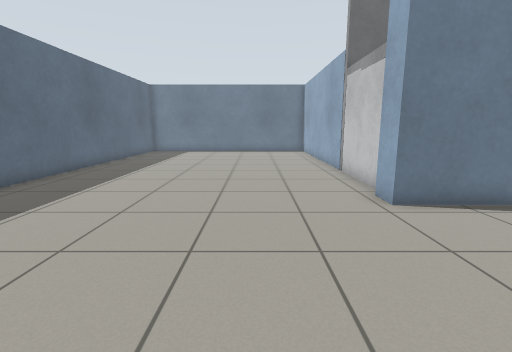
[1] (above)

16 first-person views from a walk through a robot-simulator world made for Gazebo. The camera is 0.94 m above the floor, tilts 10° down and sees 85° across. The floor is counted in squares, 0.5 m on a side. Each view is taken from the middle of a square. On the plan, view 1 faces up. The plan holds only what a view shows up to about 16 squares ahead; the rest is blank. The place goes on beyond the plan. Surface patterns are stand-ins for the level's own textures.

[2]
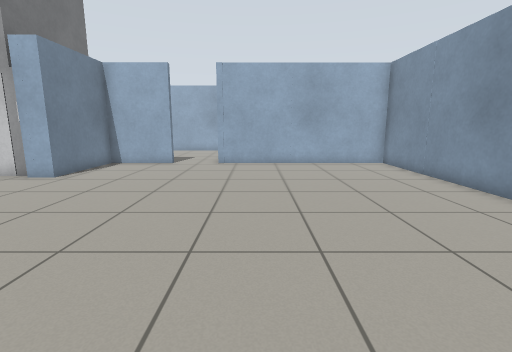

[3]
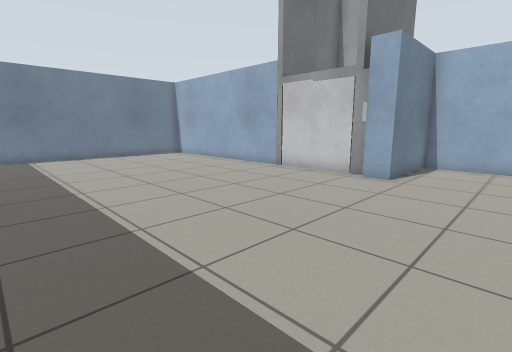

[4]
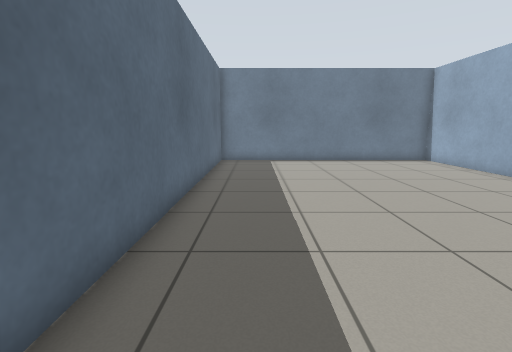

[5]
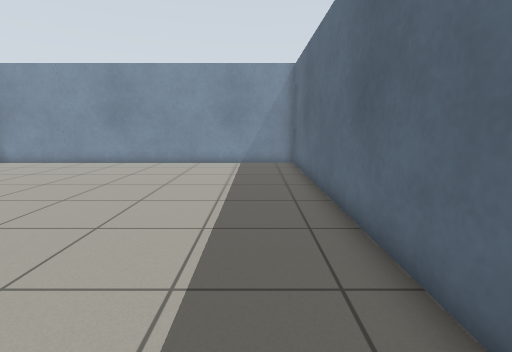

[6]
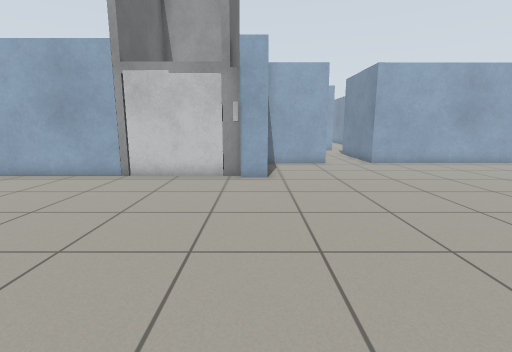

[7]
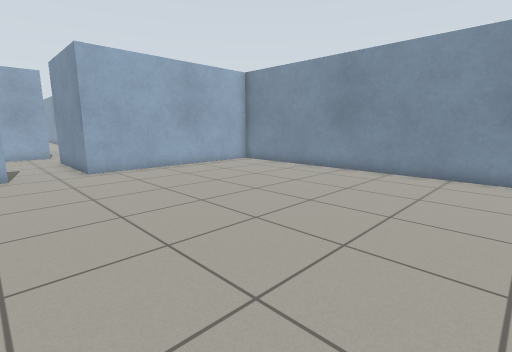

[8]
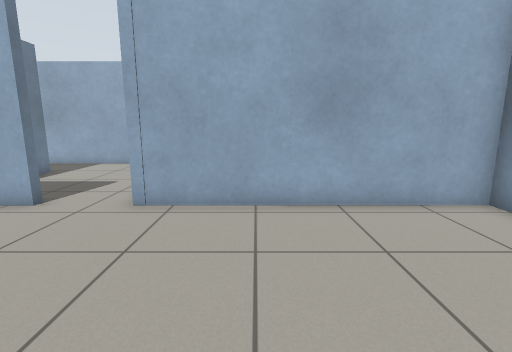

[9]
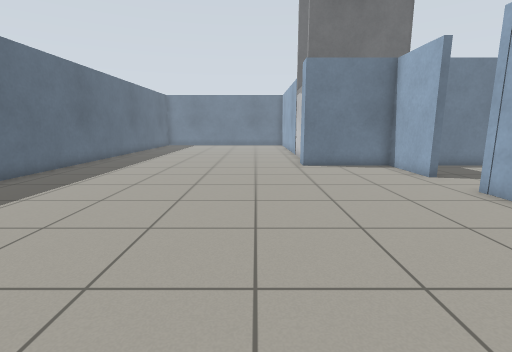

[10]
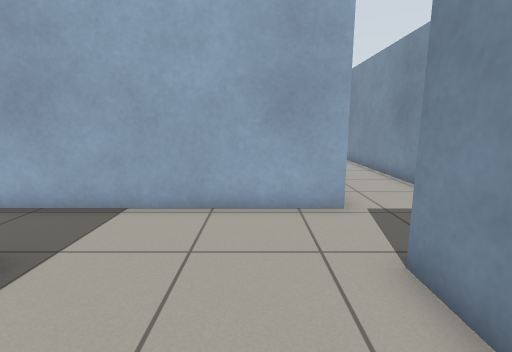

[11]
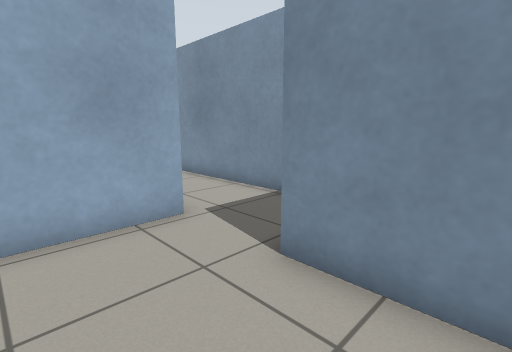

[12]
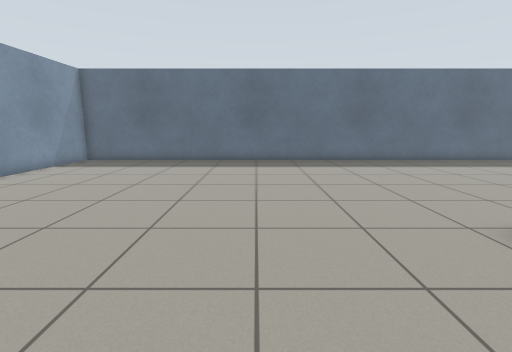

[13]
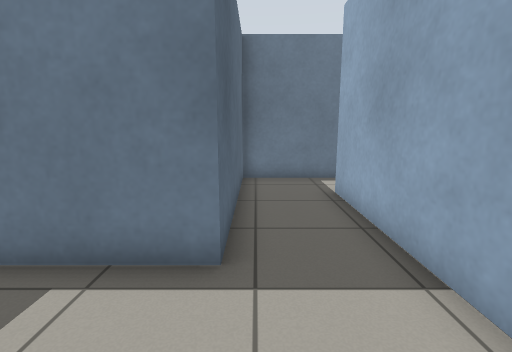

[14]
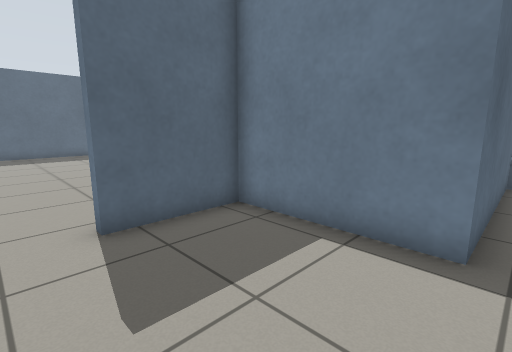

[15]
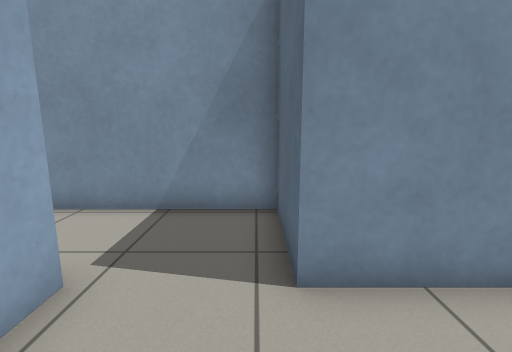

[16]
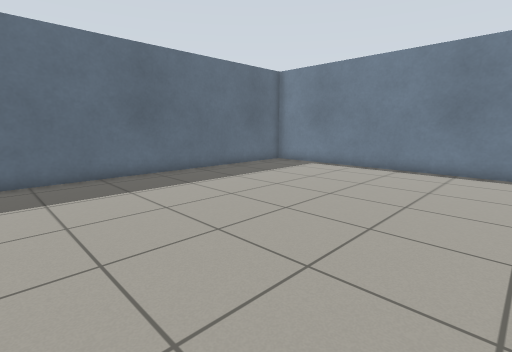

### Floor plan
Ten units are one square. View 1 is at (0, 0); x grows to the right and y downward. Boxes are objects, and circles mark ways between rooms. Rooms are numbered by the first view taken in them; rooms with no view inside come last. Other rooms are left out.
<svg viewBox="-85 -224 243 306">
<path fill="none" stroke="#000" d="M37 -124 37 -219 -80 -219 -80 77 76 77 76 -10 86 -10M76 -32 76 -66 33 -66 33 -75M86 -10 125 -10M153 -9 153 -110M125 -116 125 -66 78 -66 78 -32"/>
<rect x="35" y="-115" width="10" height="30" fill="#bbb"><title>door leaf</title></rect>
<circle cx="80" cy="-25" r="3" fill="#2a7"/>
<text x="-10" y="-60">1</text>
<text x="120" y="-50">2</text>
</svg>
Room 1 opens to room 2.

Where each view was taken, in squares from view 1:
view 1: 0 up, 0 right, facing up
view 2: 1 down, 7 left, facing right
view 3: 3 up, 7 left, facing up-right
view 4: 6 up, 6 left, facing up
view 5: 7 up, 6 left, facing down
view 6: 7 up, 7 left, facing right
view 7: 4 up, 5 left, facing down-right
view 8: 2 down, 1 right, facing right
view 9: 7 down, 1 right, facing up
view 10: 3 up, 9 right, facing right
view 11: 4 up, 10 right, facing down-right
view 12: 2 up, 8 right, facing left
view 13: 3 up, 13 right, facing up
view 14: 2 up, 13 right, facing up-left
view 15: 4 up, 13 right, facing down
view 16: 9 up, 3 right, facing up-left
